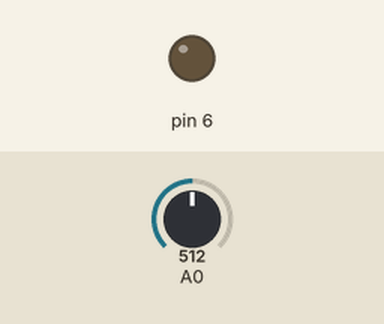
Recording of a sketch running on a simulated Arduino Uno, built with avr-gcc and run on an emulated ATmega328P. On the bench: output pins drawn as LEDs (lit = HIGH). The test bench sets the inputs (shaded band); at power-on: A0 = 512.

Above: at 1.2 s.
1.3 s: A0 set to 109
2.8 s: A0 set to 93
At 3.6 s:
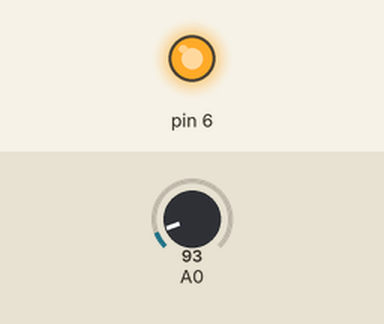
4.3 s: A0 set to 110
At 4.8 s:
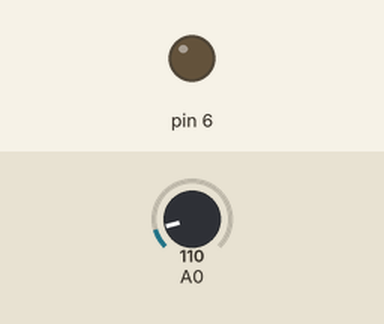
5.8 s: A0 set to 90
At 7.2 s:
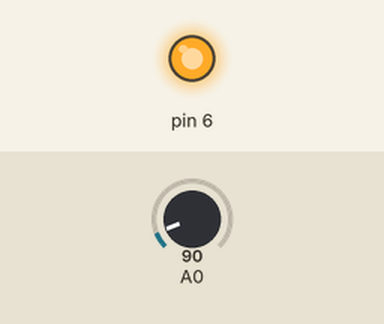
Timing chart, 0 to 8.3 s (numbered marks = the images above; inputs shaded):
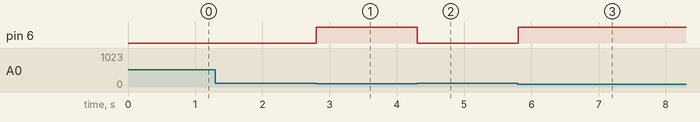

Measured:
- the behaviour switches between 100 and 99 on A0 (found by bisection; images 0 and 1)
- after the input at 1.3 s, every drawn part: stays the same
- after the input at 2.8 s, pin 6: LOW → HIGH at once
- after the input at 4.3 s, pin 6: HIGH → LOW at once
- after the input at 5.8 s, pin 6: LOW → HIGH at once

The sketch:

Soil_moisture_and_pump.ino
```cpp
// this is where we initialise values, moisture is the signal that is returned from the moisture sensor!
int moisture = 0;


//this is a setup loop, below we tell the controller all the things it needs to start using the sensor
void setup()
{
  //below I'm setting pin 'A0' (where the moisture sensor is attached to) to an input signal
  //this input signal is sent to the controller and is then read
  pinMode(A0, INPUT);
  //this statement tells the controller how fast it should be sending information in Hz
  //9600 is the default value
  Serial.begin(9600);
  //below I set pin '6' (where the LED is plugged in) to an output signal,
  //this way my controller sends voltage to my LED to turn it on
  pinMode(6, OUTPUT);
}

//this is the main loop, once the setup loop has told the controller how to use the sensor,
//the controller repeatedly goes through the main loop below
void loop()
{
  //this tells the controller to read the signal from the sensor
  moisture = analogRead(A0);
  //this statement writes 0 or (LOW) voltage to the LED, i.e. by default it should be off
  digitalWrite(6, LOW);
  //this is an if loop, here we check what value moisture has been recorded as, if it is less than the value given
  //then we right a HIGH signal to the LED, turning it on, telling us we need to water the plant!
  if (moisture < 100) {
    digitalWrite(6, HIGH);

  }
   // Wait for 100 millisecond(s),
   // this is a common operation so we don't send to much information to the controller at once
  delay(100);
}
```
